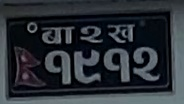
#> input picture test_ocr.ipynb/0001.jpg, 184 x 104 px
$ python -i segmentation.py   (imports and definitions only)
#> lines starting #> are read from the running program, lines starting #| are printed output that depends on the picture; after the words box and inside, x2 and y2 are one past the last pixel; in counts of white or black regions, pixels touching at a corner belong together
#> further down, picture is the input picture: shape (104, 184, 3); mean B, G, R 53.8, 47.5, 42.3
import cv2
import numpy as np

class ProjectionSegmenter:
    def __init__(self, char_size=(44, 24)):
        self.char_size = char_size

    def _normalize_binary(self, binary):
        """Ensure the background is black and text is white."""
        h, w = binary.shape
        # Look at the center 50% of the image
        center_region = binary[int(h*0.25):int(h*0.75), int(w*0.25):int(w*0.75)]

        white_pixels = cv2.countNonZero(center_region)
        total_pixels = center_region.size

        if white_pixels > total_pixels / 2:
            return cv2.bitwise_not(binary)
        return binary

    def _preprocess(self, image):
        """Preprocess the image to binary."""
        if len(image.shape) == 3:
            gray = cv2.cvtColor(image, cv2.COLOR_BGR2GRAY)
        else:
            gray = image

        # Bilateral filter to reduce noise while keeping edges sharp
        blur = cv2.bilateralFilter(gray, 9, 75, 75)
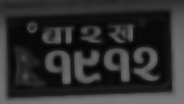
#> blur: shape (104, 184); min 3, max 122, mean 46.6

        # Otsu's thresholding
        _, binary = cv2.threshold(blur, 0, 255, cv2.THRESH_BINARY + cv2.THRESH_OTSU)
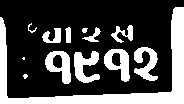
#> binary: shape (104, 184); 29.9% white; 13 white regions (2 under 20 px), largest, box (x1, y1, x2, y2) and area: (0, 7, 184, 104) 3219, (74, 51, 100, 83) 486, (104, 49, 130, 82) 467

        # Guarantee white text on black background
        binary = self._normalize_binary(binary)
#> in _normalize_binary, `center_region = binary[int(h*0.25):int(h*0.75), int(w*0.25):int(w*0.75)]`:
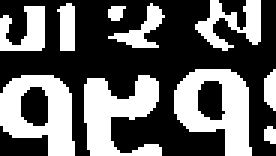
#> center_region: shape (52, 92) (shown 3 times larger); 38.7% white; 10 white regions, largest, box (x1, y1, x2, y2) and area: (58, 23, 84, 52) 440, (0, 25, 25, 52) 412, (28, 25, 54, 52) 410
#> in _normalize_binary, `white_pixels = cv2.countNonZero(center_region)`: white_pixels = 1851
#> in segment, `binary = cv2.morphologyEx(binary, cv2.MORPH_CLOSE, kernel)`: binary: shape (104, 184); 29.9% white; 13 white regions (2 under 20 px), largest, box (x1, y1, x2, y2) and area: (0, 7, 184, 104) 3219, (74, 51, 100, 83) 486, (134, 47, 158, 81) 469

        return binary

    def _find_lines(self, binary_img):
        """Find lines using horizontal projection profile."""
        horizontal_proj = np.sum(binary_img, axis=1)
#> horizontal_proj = 104 values, max 46920 at index 98, min 0 at index 0, mean 14049.5

        # Find peaks in horizontal projection
        # Threshold to ignore small noise
        threshold = np.max(horizontal_proj) * 0.1
#> threshold = 4692

        lines = []
        in_line = False
        start_y = 0

        for y, val in enumerate(horizontal_proj):
            if val > threshold and not in_line:
                in_line = True
                start_y = y
            elif val <= threshold and in_line:
                in_line = False
                # Filter out lines that are too small (noise)
                if (y - start_y) > 10:
                    lines.append((start_y, y))
#> this loop made 104 passes
#> (val, in_line, start_y) on pass 25: (5355, True, 24)
#> val on passes 1 to 6: 0, 0, 0, 0, 0, 0
#> after the loop, in_line = True; lines = []; start_y = 24

        # If no lines found, assume the whole image is one line
        if not lines:
            lines.append((0, binary_img.shape[0]))

        return lines

    def _segment_chars_in_line(self, line_img):
        """Find characters using vertical projection profile."""
        vertical_proj = np.sum(line_img, axis=0)

        threshold = np.max(vertical_proj) * 0.05

        chars = []
        in_char = False
        start_x = 0

        for x, val in enumerate(vertical_proj):
            if val > threshold and not in_char:
                in_char = True
                start_x = x
            elif val <= threshold and in_char:
                in_char = False
                # Filter out very thin noise
                if (x - start_x) > 5:
                    chars.append((start_x, x))

        # If no characters found, assume whole line is one character
        if not chars:
            chars.append((0, line_img.shape[1]))

        return chars

    def segment(self, image):
        """
        Segments the image into individual characters using projection profiling.
        Returns a list of clean, isolated character images resized to target dimensions.
        """
        binary = self._preprocess(image)

        # Clean up binary image with morphological operations
        kernel = np.ones((3,3), np.uint8)
        binary = cv2.morphologyEx(binary, cv2.MORPH_CLOSE, kernel)

        lines = self._find_lines(binary)
#> lines = [(0, 104)]

        char_images = []

        for start_y, end_y in lines:
            line_img = binary[start_y:end_y, :]
            char_bounds = self._segment_chars_in_line(line_img)

            for start_x, end_x in char_bounds:
                char = binary[start_y:end_y, start_x:end_x]

                # Filter out extreme aspect ratios (probably noise)
                h, w = char.shape
                if h == 0 or w == 0: continue

                # Resize and format character to match legacy model expectations (44x24 canvas, 20x40 char)
                char_resized = cv2.resize(char, (20, 40))

                char_canvas = np.zeros(self.char_size, dtype=np.uint8)

                # Since char is already white text on black bg, we just place it in the center.
                # (Removed cv2.subtract to prevent polarity flipping)
                char_canvas[2:42, 2:22] = char_resized

                char_images.append(char_canvas)
#> this loop made 1 pass
#> (start_y, end_y, threshold in _segment_chars_in_line, char_bounds) on pass 1: (0, 104, 1236.8, [(0, 184)])
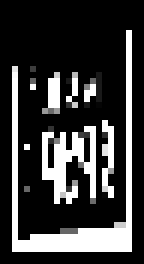
#> char_canvas: shape (44, 24) (shown 6 times larger); min 0, max 255, mean 57.6
#> after the loop, char_images = 1 item

        return char_images

>>> import cv2
>>> picture = cv2.imread('../test_ocr.ipynb/0001.jpg')
>>> result = ProjectionSegmenter().segment(picture)
#> result = 1 item

$ run again, on test_ocr.ipynb/13.jpg
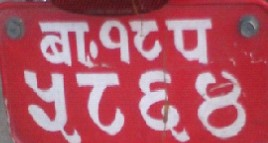
#> input picture test_ocr.ipynb/13.jpg, 268 x 143 px
#> picture is the input picture: shape (143, 268, 3); mean B, G, R 102.3, 87.8, 177.5
#> in _preprocess, `_, binary = cv2.threshold(blur, 0, 255, cv2.THRESH_BINARY + cv2.THRESH..`:
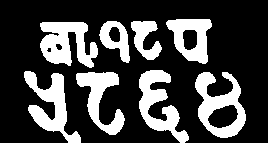
#> binary: shape (143, 268); 26.8% white; 8 white regions, largest, box (x1, y1, x2, y2) and area: (40, 22, 98, 68) 1681, (195, 72, 246, 138) 1653, (24, 71, 81, 143) 1588
#> center_region: shape (72, 134); 35.6% white; 10 white regions (2 under 20 px), largest, box (x1, y1, x2, y2) and area: (9, 37, 52, 72) 838, (72, 35, 104, 72) 788, (9, 0, 31, 33) 422
#> white_pixels = 3439
#> horizontal_proj = 143 values, max 35955 at index 26, min 0 at index 0, mean 18399.2
#> in _find_lines, `threshold = np.max(horizontal_proj) * 0.1`: threshold = 3595.5
#> the loop in _find_lines, `for y, val in enumerate(horizontal_proj):` made 143 passes
#> (val, in_line, start_y) on pass 20: (8670, True, 19)
#> after the loop in _find_lines, `for y, val in enumerate(horizontal_proj):`: in_line = True; lines = [(19, 64)]; start_y = 71
#> in segment, `lines = self._find_lines(binary)`: lines = [(19, 64)]
#> the loop in segment, `for start_y, end_y in lines:` made 1 pass
#> (start_y, end_y, threshold in _segment_chars_in_line, char_bounds) on pass 1: (19, 64, 573.8, [(40, 98), (100, 130), (131, 162), (166, 212)])
#> after the loop in segment, `for start_y, end_y in lines:`:
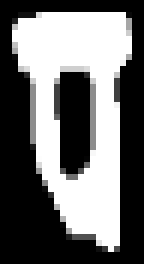
#> char_canvas: shape (44, 24) (shown 6 times larger); min 0, max 255, mean 109
#> after the loop in segment, `for start_y, end_y in lines:`: char_images = 4 items
